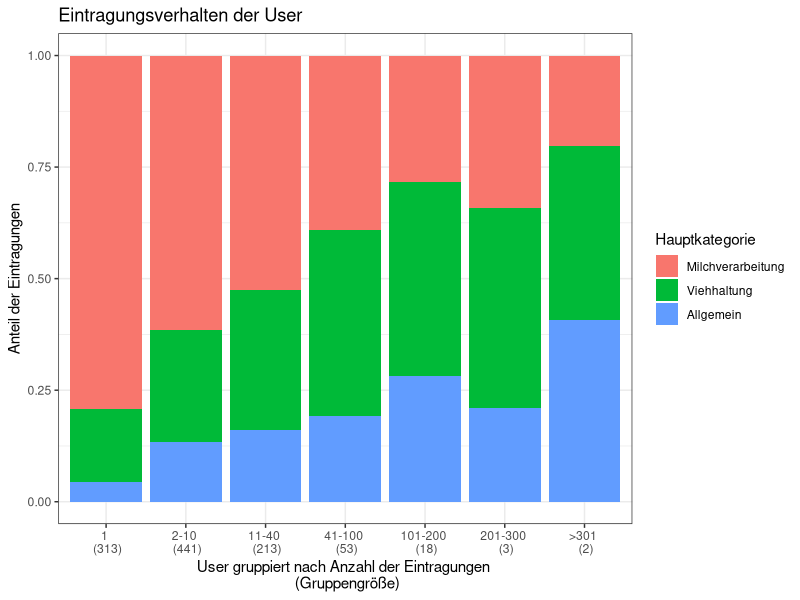
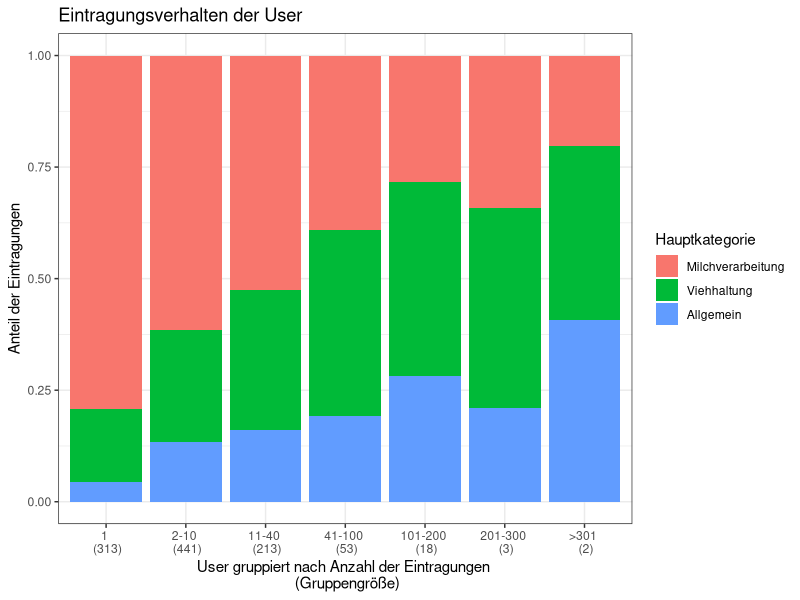

Recreate these plots in R, in order.
# Alle User teilen wir nun in 7 Gruppen ein, nach ihrer Anzahl der Crowdsourcing- Einträge
crowd <- read.csv("crowd01.csv", encoding = "UTF-8", sep = ",")
ids <- table(crowd$Id_Informant)

#1. Gruppe entspricht alle User die nur einen Eintrag geleistet haben
# = 313 verschiedene User/ 313 Einträge
eintrag_eins <- ids[ids == 1]
dimnames(eintrag_eins)
eintrag_eins <- as.numeric(dimnames(eintrag_eins)[[1]])
eintrag_eins <- crowd[crowd$Id_Informant %in% eintrag_eins, ]
table(eintrag_eins$Hauptkategorie)
# Häufigste Kategorie: Milchverarbeitung (235 Einträge), dann Viehhaltung (49 Einträge), Allgemein (13)

#2. Gruppe: 2 - 10 Einträge = 441 User gesamt mit Gesamt 2131 Beiträgen
ids[ids > 1 & ids < 11]
beitrag_2_10 <- ids[ids > 1 & ids < 11]
dimnames(beitrag_2_10) 
index_2_10 <- as.numeric(dimnames(beitrag_2_10)[[1]])
subset_2_10 <-crowd[crowd$Id_Informant %in% index_2_10, ]
nrow(subset_2_10)
# Anzahl Belege gesamt: 2131
filter_subset_2_10 <- subset_2_10[!duplicated(subset_2_10$Id_Informant),]
# Für user anzahl: 441
nrow(filter_subset_2_10)
# Häufigste genannte Kategorie 
table(subset_2_10$Hauptkategorie)
#         Ackerbau              Allgemein                 Backen                  Fauna 
#            36                    243                     51                     50 
#            Flora       Holzverarbeitung                  Küche Landschaftsformationen 
#            61                     40                     27                     18 
# Milchverarbeitung            Viehhaltung                 Wetter                   Zeit 
#           1119                    460                     18                      8 

# Meiste: Kategorie Milchverarbeitung(1119 Einträge), dann Viehhaltung (460 Einträge), Allgemein(243)




# 3. Gruppe: 11 - 40 Eintragungen = 213 User mit 4240 Beiträgen insgesamt
ids[ids > 10 & ids < 41 ]
beitrag_11_40 <- ids[ids > 10 & ids < 41]
dimnames(beitrag_11_40)
index_11_40 <- as.numeric(dimnames(beitrag_11_40)[[1]])
subset_11_40 <-crowd[crowd$Id_Informant %in% index_11_40, ]
#User 213
filter_11_40 <- subset_11_40[!duplicated(subset_11_40$Id_Informant),]
nrow(filter_11_40)
#Einträge gesamt 4240
nrow(subset_11_40)
table(subset_11_40$Hauptkategorie)
#             Ackerbau              Allgemein                 Backen                  Fauna 
#                 119                    558                    138                    136 
#               Flora       Holzverarbeitung                  Küche Landschaftsformationen 
#                 137                     95                     41                     29 
#   Milchverarbeitung            Viehhaltung                 Wetter                   Zeit 
#               1820                   1083                     54                     30 
 
# Meiste Kategorie: Milchverarbeitung (1820), Viehhaltung (1083), Allgemein (558)

# 4. Gruppe 41- 100 Eintragungen 
ids[ids > 40 & ids < 101 ]
beitrag_41_100 <- ids[ids > 40 & ids < 101]
dimnames(beitrag_41_100)
index_41_100 <- as.numeric(dimnames(beitrag_41_100)[[1]])
subset_41_100 <-crowd[crowd$Id_Informant %in% index_41_100, ]
nrow(subset_41_100)
# Anzahl Belege gesamt:3427
filter_subset_41_100 <- subset_41_100[!duplicated(subset_41_100$Id_Informant),]
# User anzahl: 53
nrow(filter_subset_41_100)

# Häufigste genannte Kategorie ? 
table(subset_41_100$Hauptkategorie)
#         Ackerbau              Allgemein                 Backen                  Fauna 
#             123                    503                    133                    151 
#           Flora       Holzverarbeitung                  Küche Landschaftsformationen 
#             163                     89                     48                     21 
# Milchverarbeitung            Viehhaltung                 Wetter                   Zeit 
#             1022                   1083                     72                     19 
#Häufigste Kategorie:  Viehhaltung (1083), dann Milchverarbeitung (1022), Allgemein (503)

# 5. Gruppe: 101 - 200 Einträge ins Crowdsourcing-Tool
ids[ids > 100 & ids < 201 ]
beitrag_101_200 <- ids[ids > 100 & ids < 201]
dimnames(beitrag_101_200)
index_101_200 <- as.numeric(dimnames(beitrag_101_200)[[1]])
subset_101_200 <-crowd[crowd$Id_Informant %in% index_101_200, ]
nrow(subset_101_200)
# Anzahl Belege gesamt: 2325
filter_subset_101_200 <- subset_101_200[!duplicated(subset_101_200$Id_Informant),]
# User anzahl: 18
nrow(filter_subset_101_200)

# Häufigste genannte Kategorie ? 
table(subset_101_200$Hauptkategorie)
#           Ackerbau              Allgemein                 Backen                  Fauna 
#               79                    424                     75                    177 
#             Flora       Holzverarbeitung                  Küche Landschaftsformationen 
#               166                     52                     84                     39 
#   Milchverarbeitung            Viehhaltung                 Wetter                   Zeit 
#               427                    650                    109                     43 
# Häufigste Kategorie: Viehhaltung (650), Milchverarbeitung (427), Allgemein (424)

# 6. Gruppe: 201 - 300 Einträge
beitrag_201_300 <- ids[ids > 200 & ids < 301]
dimnames(beitrag_201_300)
index_201_300 <- as.numeric(dimnames(beitrag_201_300)[[1]])
subset_201_300 <-crowd[crowd$Id_Informant %in% index_201_300, ]
nrow(subset_201_300)
# Anzahl Belege gesamt: 634
filter_subset_201_300 <- subset_201_300[!duplicated(subset_201_300$Id_Informant),]
# User anzahl: 3
nrow(filter_subset_201_300)

# Häufigste genannte Kategorie ? 
table(subset_201_300$Hauptkategorie)
# Häufigste Kategorie: Viehaltung (192), dann Milchverarbeitung (146), Allgemein (90)

# 7. Gruppe: PowerUser 2&1
beitrag_301_500 <- ids[ids > 300 & ids < 701]
dimnames(beitrag_301_500)
index_301_500 <- as.numeric(dimnames(beitrag_301_500)[[1]])
subset_301_500 <-crowd[crowd$Id_Informant %in% index_301_500, ]
nrow(subset_301_500)
# Anzahl Belege gesamt: 1027
filter_subset_301_500 <- subset_301_500[!duplicated(subset_301_500$Id_Informant),]
# User Anzahl: 2
nrow(filter_subset_301_500)
# Häufigste genannte Kategorie ? 
table(subset_301_500$Hauptkategorie)
# Häufigste Kategorie: Allgemein (216), dann Viehhaltung (207), Milchverarbeitung (108)

# Gestapeltes Säulendiagramm erstellen: User-Gruppen Verglichen mit deren ausgewählten Kategorien im Crowdsourcing
# Über alle User-Gruppen sind die häufigsten ausgewählten Hauptkategorien: 
# Milchverarbeitung, Viehhaltung, Allgemein
# deswegen Säulendiagramm nur über diese 3 Hauptkategorien betrachtet

#Tabelle über User-Gruppen und deren ausgewählte Hauptkategorien (mit den absoluten Häufigkeiten)
gruppe    <-factor(c(1, 2, 3, 4, 5, 6, 7 ))
milch     <-c(235, 1119, 1820, 1022, 427, 146, 108)
vieh      <-c(49,  460,  1083, 1083, 650, 192, 207 )
allgemein <-c(13,  243,  558,   503, 424,  90, 216 )
User <- data.frame(gruppe,milch, vieh, allgemein)
User
# Tabelle über User-Gruppen mit relativen Häufigkeiten bzgl. der Anzahl an Hauptkategorien
# Als Gruppenname die Anzahl der Einträge definiert
Gruppe    <-factor(c("1", "2-10", "11-40", "41-100", "101-200", "201-300", ">301" ))
Milchverarbeitung     <-c(79.12, 61.42, 52.59, 39.19, 28.45, 34.11, 20.34)
Viehhaltung           <-c(16.5,  25.25, 31.29, 41.52, 43.30, 44.86, 38.98 )
Allgemein             <-c(4.38,  13.33, 16.12, 19.29, 28.25, 21.03, 40.68 )
User_rel <- data.frame(Gruppe,Milchverarbeitung, Viehhaltung, Allgemein)
User_rel
library(reshape2)
User1 <- melt(User_rel, id.var="Gruppe")
User1
# gestapeltes Säulendiagramm erstellen:
library(ggplot2)
User_Gruppen <- ggplot(User1, aes(x = Gruppe, y = value, fill = variable)) + 
  geom_bar(position = "fill", stat = "identity") +
  ggtitle("Eintragungsverhalten der User") +
  theme_bw()+
  labs(x="User gruppiert nach Anzahl der Eintragungen \n (Gruppengröße)", y="Anteil der Eintragungen", fill = "Hauptkategorie")+
  scale_x_discrete(limits=c("1" , "2-10", "11-40", "41-100", "101-200", "201-300", ">301" ),
                   labels=c("1 \n (313)", "2-10 \n (441)", "11-40 \n (213)", "41-100 \n (53)", "101-200 \n (18)", "201-300 \n (3)", ">301 \n (2)"))
User_Gruppen
ggsave("geschichteter_User.png", plot =User_Gruppen , width = 16, height = 10, units = "cm")

